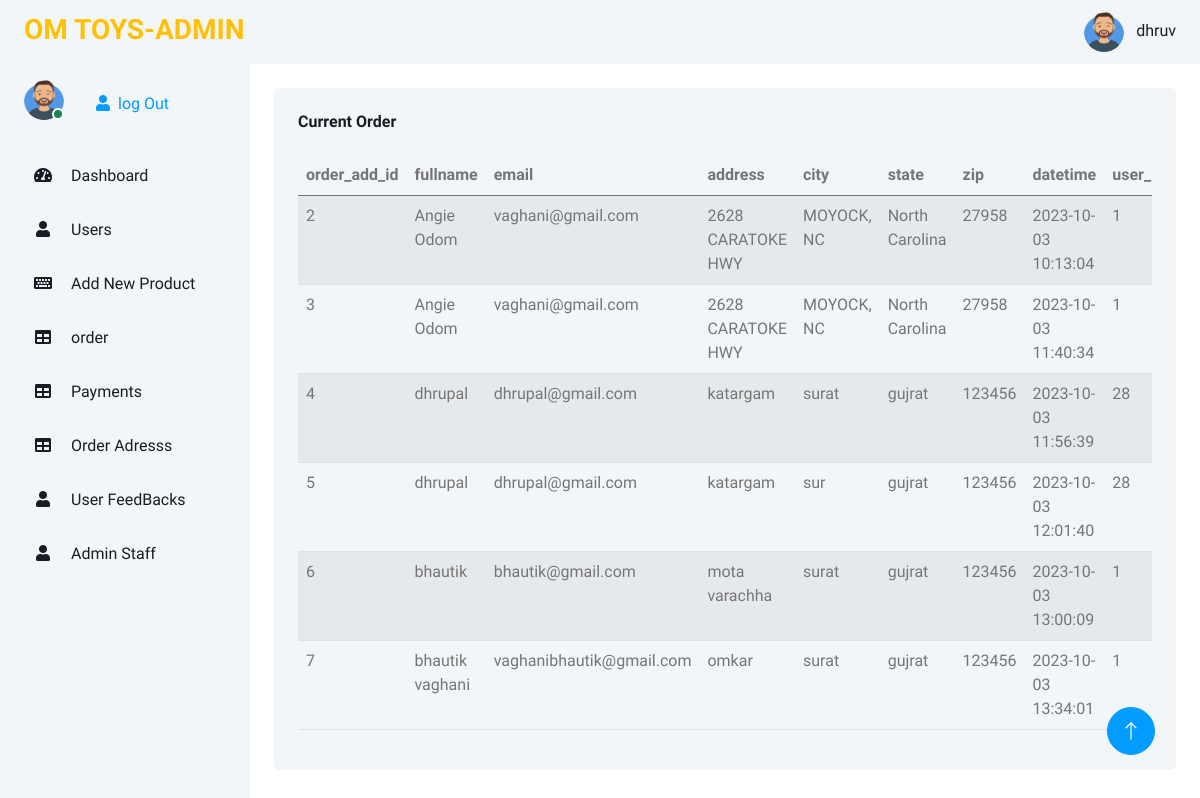
The app's page /admin/order_address.php (signed in) with its own data.
### tables this page shows
CREATE TABLE `order_address` (
  `order_add_id` int(50) NOT NULL,
  `fullname` varchar(100) NOT NULL,
  `email` varchar(100) NOT NULL,
  `address` varchar(100) NOT NULL,
  `city` varchar(100) NOT NULL,
  `state` varchar(100) NOT NULL,
  `zip` int(100) NOT NULL,
  `datetime` varchar(100) NOT NULL DEFAULT current_timestamp(),
  `user_id` int(50) NOT NULL
);

### admin/order_address.php (the view, shortened to what this page needs)
<?php
$con = mysqli_connect("localhost", "root", "", "ecoomerce");
$q = "select * from `order_address`";
$rq = mysqli_query($con, $q);
$row = mysqli_fetch_assoc($rq);
?>
<!DOCTYPE html>
<html lang="en">
<head>
    <link href="https://cdnjs.cloudflare.com/ajax/libs/font-awesome/5.10.0/css/all.min.css" rel="stylesheet">
    <link href="https://cdn.jsdelivr.net/npm/bootstrap-icons@1.4.1/font/bootstrap-icons.css" rel="stylesheet">
    <link href="lib/owlcarousel/assets/owl.carousel.min.css" rel="stylesheet">
    <link href="lib/tempusdominus/css/tempusdominus-bootstrap-4.min.css" rel="stylesheet" />
    <link href="css/bootstrap.min.css" rel="stylesheet">
    <link href="css/style.css" rel="stylesheet">
</head>
<body>
    <div class="container-xxl position-relative bg-white d-flex p-0">
        <?php
        require 'saidPath.php';
        ?>
        <div class="content">
            <nav class="navbar navbar-expand bg-light navbar-light sticky-top px-4 py-0">
                <div class="navbar-nav align-items-center ms-auto">
                    <div class="nav-item ">
                        <a href="#" class="nav-link ">
                            <img class="rounded-circle me-lg-2" src="img/AVATAR.png" alt="" style="width: 40px; height: 40px;">
                            <span class="d-none d-lg-inline-flex"><?php echo $_SESSION['admin_name']; ?></span>
                        </a>
                    </div>
                </div>
            </nav>
            <div class="container-fluid pt-4 px-4">
                <div class="row g-4">
                    <div class="col-12">
                        <div class="bg-light rounded h-100 p-4">
                            <h6 class="mb-4"> Current Order </h6>
                            <div class="table-responsive">
                                <table class="table table-striped">
                                    <thead>
                                        <tr>
                                            <?php
                                            foreach ($row as $key => $value) {
                                            ?>
                                                <th scope="col"><?php echo $key; ?></th>
                                            <?php
                                            }
                                            ?>
                                        </tr>
                                    </thead>
                                    <tbody>
                                        <?php
                                        if (mysqli_num_rows($rq) >= 0) {
                                            while ($row = mysqli_fetch_assoc($rq)) {
                                        ?>
                                                <tr>
                                                    <td><?php echo $row['order_add_id']; ?></td>
                                                    <td><?php echo $row['fullname']; ?></td>
                                                    <td><?php echo $row['email']; ?></td>
                                                    <td><?php echo $row['address']; ?></td>
                                                    <td><?php echo $row['city']; ?></td>
                                                    <td><?php echo $row['state']; ?></td>
                                                    <td><?php echo $row['zip']; ?></td>
                                                    <td><?php echo $row['datetime']; ?></td>
                                                    <td><?php echo $row['user_id']; ?></td>
                                                </tr>
                                        <?php
                                            }
                                        }
                                        ?>
                                    </tbody>
                                </table>
                            </div>
                        </div>
                    </div>
                </div>
            </div>
        </div>
        <a href="#" class="btn btn-lg btn-primary btn-lg-square back-to-top"><i class="bi bi-arrow-up"></i></a>
    </div>
</body>
</html>

### admin/css/style.css (style rules this page uses)
:root { --primary: #009CFF; --light: #F3F6F9; --dark: #191C24; --orange:rgb(211, 211, 63); }
.back-to-top { position: fixed; display: none; right: 45px; bottom: 45px; z-index: 99; }
.btn { transition: .5s; }
.btn.btn-primary { color: #FFFFFF; }
.btn-lg-square { width: 48px; height: 48px; }
.btn-square, .btn-sm-square, .btn-lg-square { padding: 0; display: inline-flex; align-items: center; justify-content: center; font-weight: normal; border-radius: 50px; }
.content { margin-left: 250px; min-height: 100vh; background: #FFFFFF; transition: 0.5s; }
@media (min-width: 992px) { .content { width: calc(100% - 250px); } }
.content .navbar .navbar-nav .nav-link { margin-left: 25px; padding: 12px 0; color: var(--dark); outline: none; }

### records on screen
order_address: order_add_id "2", fullname "Angie Odom", email "vaghani@gmail.com", address "2628 CARATOKE HWY", city "MOYOCK, NC", state "North Carolina", zip "27958", datetime "2023-10-03 10:13:04", user "1"
order_address: order_add_id "3", fullname "Angie Odom", email "vaghani@gmail.com", address "2628 CARATOKE HWY", city "MOYOCK, NC", state "North Carolina", zip "27958", datetime "2023-10-03 11:40:34", user "1"
order_address: order_add_id "4", fullname "dhrupal", email "dhrupal@gmail.com", address "katargam", city "surat", state "gujrat", zip "123456", datetime "2023-10-03 11:56:39", user "28"
order_address: order_add_id "5", fullname "dhrupal", email "dhrupal@gmail.com", address "katargam", city "sur", state "gujrat", zip "123456", datetime "2023-10-03 12:01:40", user "28"
order_address: order_add_id "6", fullname "bhautik", email "bhautik@gmail.com", address "mota varachha", city "surat", state "gujrat", zip "123456", datetime "2023-10-03 13:00:09", user "1"
order_address: order_add_id "7", fullname "bhautik vaghani", email "vaghanibhautik@gmail.com", address "omkar", city "surat", state "gujrat", zip "123456", datetime "2023-10-03 13:34:01", user "1"

### other values on screen
$_SESSION['admin_name'] "dhruv"
$key "order_add_id"
$key "fullname"
$key "email"
$key "address"
$key "city"
$key "state"
$key "zip"
$key "datetime"
